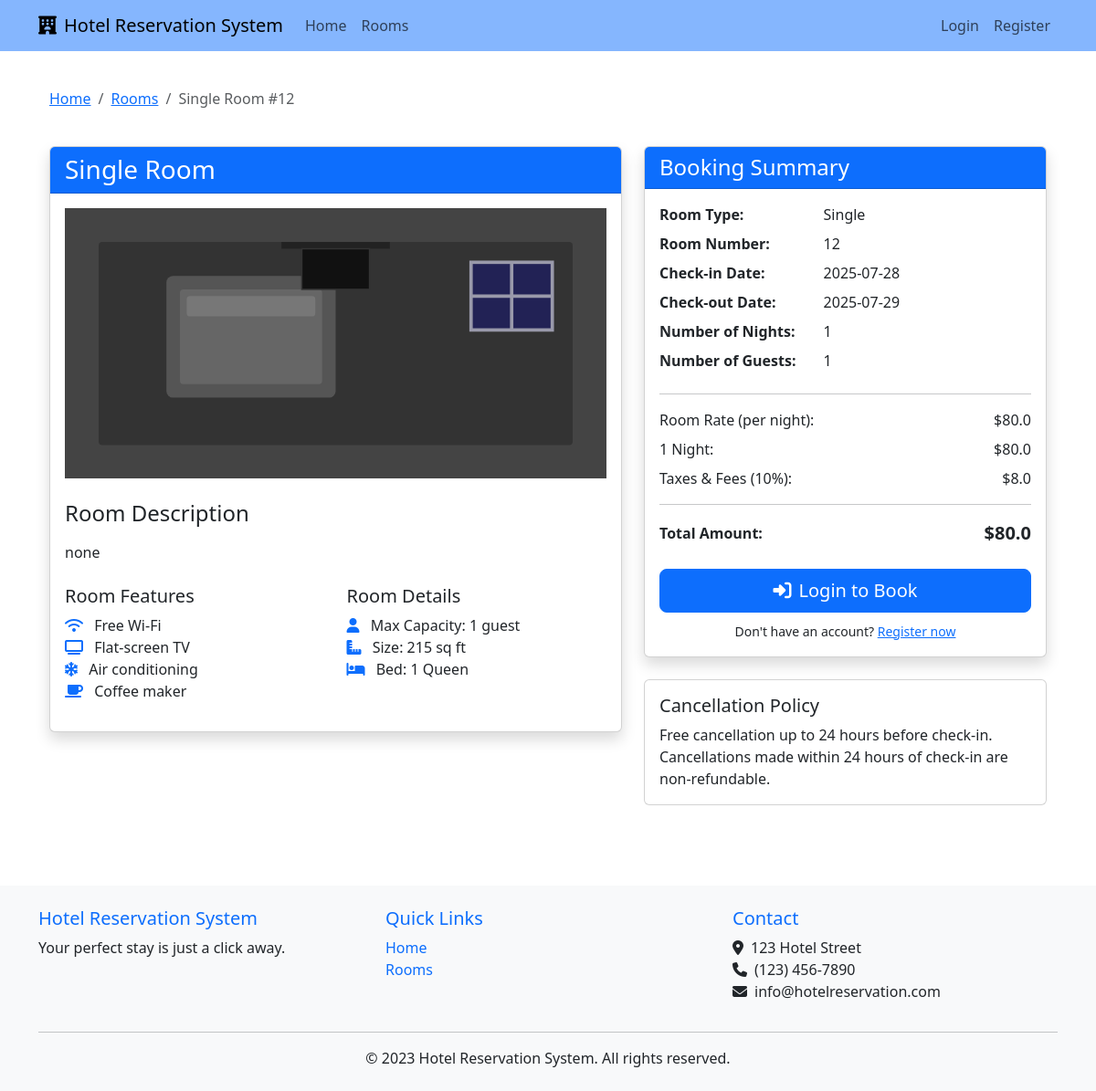
The app's page /rooms/1 with its own data.
### models.py (models this page shows, shortened)
class Room(db.Model):
    __tablename__ = 'rooms'
    id = db.Column(db.Integer, primary_key=True)
    room_number = db.Column(db.String(10), unique=True, nullable=False)
    room_type = db.Column(db.String(50), nullable=False)  # Single, Double, Suite, etc.
    description = db.Column(db.Text, nullable=True)
    price_per_night = db.Column(db.Float, nullable=False)
    capacity = db.Column(db.Integer, nullable=False)  # Number of guests
    status = db.Column(db.String(20), default='available')  # available, occupied, maintenance
    created_at = db.Column(db.DateTime, default=datetime.utcnow)
    updated_at = db.Column(db.DateTime, default=datetime.utcnow, onupdate=datetime.utcnow)
    reservations = db.relationship('Reservation', backref='room', lazy=True)

### routes/customer_routes.py (the view)
@customer_bp.route('/rooms/<int:room_id>')
def room_detail(room_id):
    room = Room.query.get_or_404(room_id)
    search = session.get('search', {
        'check_in': get_today().strftime('%Y-%m-%d'),
        'check_out': get_tomorrow().strftime('%Y-%m-%d'),
        'guests': 1
    })
    check_in_date = str_to_date(search.get('check_in'))
    check_out_date = str_to_date(search.get('check_out'))
    nights = calculate_nights(check_in_date, check_out_date)
    total_price = calculate_total_price(room_id, check_in_date, check_out_date)
    return render_template('customer/room_detail.html',
                          room=room,
                          check_in=search.get('check_in'),
                          check_out=search.get('check_out'),
                          guests=search.get('guests'),
                          nights=nights,
                          total_price=total_price)

### utils/date_utils.py (called while the page is built)
def str_to_date(date_str, format_str='%Y-%m-%d'):
    if not date_str:
        return None
    try:
        return datetime.strptime(date_str, format_str).date()
    except ValueError:
        return None

def calculate_nights(check_in_date, check_out_date):
    if isinstance(check_in_date, str):
        check_in_date = str_to_date(check_in_date)
    if isinstance(check_out_date, str):
        check_out_date = str_to_date(check_out_date)
    if not check_in_date or not check_out_date:
        return 0
    delta = check_out_date - check_in_date
    return delta.days

def get_today():
    return date.today()

def get_tomorrow():
    return date.today() + timedelta(days=1)

### utils/helpers.py (called while the page is built)
def calculate_total_price(room_id, check_in_date, check_out_date):
    room = Room.query.get(room_id)
    if not room:
        return 0
    if isinstance(check_in_date, str):
        check_in_date = datetime.strptime(check_in_date, '%Y-%m-%d').date()
    if isinstance(check_out_date, str):
        check_out_date = datetime.strptime(check_out_date, '%Y-%m-%d').date()
    delta = check_out_date - check_in_date
    num_nights = delta.days
    if num_nights <= 0:
        return 0
    total_price = room.price_per_night * num_nights
    return round(total_price, 2)

### templates/customer/room_detail.html (shortened to what this page needs)
{% extends 'base.html' %}
{% block content %}
<div class="container">
    <div class="row">
        <div class="col-12 mb-4">
            <nav aria-label="breadcrumb">
                <ol class="breadcrumb">
                    <li class="breadcrumb-item"><a href="{{ url_for('customer.index') }}">Home</a></li>
                    <li class="breadcrumb-item"><a href="{{ url_for('customer.room_search') }}">Rooms</a></li>
                    <li class="breadcrumb-item active" aria-current="page">{{ room.room_type }} Room #{{ room.room_number }}</li>
                </ol>
            </nav>
        </div>
    </div>
    <div class="row">
        <div class="col-md-7 mb-4">
            <div class="card shadow">
                <div class="card-header bg-primary text-white">
                    <h3 class="mb-0">{{ room.room_type }} Room</h3>
                </div>
                <div class="card-body">
                    <div class="mb-4 text-center">
                        <svg width="100%" height="300" xmlns="http://www.w3.org/2000/svg" viewBox="0 0 800 400" preserveAspectRatio="xMidYMid slice">
                            <rect width="800" height="400" fill="#444" />
                            <rect x="50" y="50" width="700" height="300" fill="#333" rx="5" />
                            {% if room.room_type == 'Single' %}
                                <rect x="150" y="100" width="250" height="180" fill="#555" rx="10" />
                                <rect x="170" y="120" width="210" height="140" fill="#666" rx="5" />
                                <rect x="180" y="130" width="190" height="30" fill="#777" rx="5" />
                            {% elif room.room_type == 'Double' %}
                                <rect x="150" y="100" width="350" height="180" fill="#555" rx="10" />
                                <rect x="170" y="120" width="310" height="140" fill="#666" rx="5" />
                                <rect x="180" y="130" width="290" height="30" fill="#777" rx="5" />
                            {% elif room.room_type == 'Suite' or room.room_type == 'Deluxe' %}
                                <rect x="100" y="100" width="350" height="180" fill="#555" rx="10" />
                                <rect x="120" y="120" width="310" height="140" fill="#666" rx="5" />
                                <rect x="130" y="130" width="290" height="30" fill="#777" rx="5" />
                                <rect x="520" y="150" width="180" height="80" fill="#626" rx="10" />
                                <rect x="530" y="140" width="160" height="20" fill="#727" rx="5" />
                            {% else %}
                                <rect x="150" y="100" width="300" height="180" fill="#555" rx="10" />
                                <rect x="170" y="120" width="260" height="140" fill="#666" rx="5" />
                                <rect x="500" y="150" width="150" height="100" fill="#557" rx="5" />
                            {% endif %}
                            <rect x="600" y="80" width="120" height="100" fill="#225" stroke="#99a" stroke-width="5" />
                            <line x1="660" y1="80" x2="660" y2="180" stroke="#99a" stroke-width="5" />
                            <line x1="600" y1="130" x2="720" y2="130" stroke="#99a" stroke-width="5" />
                            <rect x="320" y="50" width="160" height="10" fill="#222" />
                            <rect x="350" y="60" width="100" height="60" fill="#111" stroke="#333" stroke-width="2" />
                        </svg>
                    </div>
                    <h4 class="mb-3">Room Description</h4>
                    <p>{{ room.description or 'A comfortable ' + room.room_type + ' room featuring all the essential amenities. The room is designed to provide a relaxing atmosphere with modern furnishings and a pleasant ambiance. Perfect for both business and leisure travelers looking for quality accommodation.' }}</p>
                    <div class="row mt-4">
                        <div class="col-md-6">
                            <h5>Room Features</h5>
                            <ul class="list-unstyled">
                                <li><i class="fas fa-wifi me-2 text-primary"></i> Free Wi-Fi</li>
                                <li><i class="fas fa-tv me-2 text-primary"></i> Flat-screen TV</li>
                                <li><i class="fas fa-snowflake me-2 text-primary"></i> Air conditioning</li>
                                <li><i class="fas fa-coffee me-2 text-primary"></i> Coffee maker</li>
                            </ul>
                        </div>
                        <div class="col-md-6">
                            <h5>Room Details</h5>
                            <ul class="list-unstyled">
                                <li><i class="fas fa-user me-2 text-primary"></i> Max Capacity: {{ room.capacity }} guest{% if room.capacity > 1 %}s{% endif %}</li>
                                <li><i class="fas fa-ruler-combined me-2 text-primary"></i>
                                    {% if room.room_type == 'Single' %}
                                        Size: 215 sq ft
                                    {% elif room.room_type == 'Double' %}
                                        Size: 270 sq ft
                                    {% elif room.room_type == 'Deluxe' %}
                                        Size: 350 sq ft
                                    {% elif room.room_type == 'Suite' %}
                                        Size: 450 sq ft
                                    {% elif room.room_type == 'Family' %}
                                        Size: 500 sq ft
                                    {% elif room.room_type == 'Presidential Suite' %}
                                        Size: 850 sq ft
                                    {% else %}
                                        Size: 300 sq ft
                                    {% endif %}
                                </li>
                                <li><i class="fas fa-bed me-2 text-primary"></i>
                                    {% if room.room_type == 'Single' %}
                                        Bed: 1 Queen
                                    {% elif room.room_type == 'Double' %}
                                        Bed: 1 King
                                    {% elif room.room_type == 'Deluxe' %}
                                        Bed: 1 King
                                    {% elif room.room_type == 'Suite' %}
                                        Bed: 1 King
                                    {% elif room.room_type == 'Family' %}
                                        Beds: 2 Queens
                                    {% elif room.room_type == 'Presidential Suite' %}
                                        Bed: 1 King + Sofa Bed
                                    {% else %}
                                        Bed: 1 Queen
                                    {% endif %}
                                </li>
                            </ul>
                        </div>
                    </div>
                </div>
            </div>
        </div>
        <div class="col-md-5 mb-4">
            <div class="card shadow">
                <div class="card-header bg-primary text-white">
                    <h4 class="mb-0">Booking Summary</h4>
                </div>
                <div class="card-body">
                    <dl class="row mb-0">
                        <dt class="col-sm-5">Room Type:</dt>
                        <dd class="col-sm-7">{{ room.room_type }}</dd>
                        <dt class="col-sm-5">Room Number:</dt>
                        <dd class="col-sm-7">{{ room.room_number }}</dd>
                        <dt class="col-sm-5">Check-in Date:</dt>
                        <dd class="col-sm-7">{{ check_in }}</dd>
                        <dt class="col-sm-5">Check-out Date:</dt>
                        <dd class="col-sm-7">{{ check_out }}</dd>
                        <dt class="col-sm-5">Number of Nights:</dt>
                        <dd class="col-sm-7">{{ nights }}</dd>
                        <dt class="col-sm-5">Number of Guests:</dt>
                        <dd class="col-sm-7">{{ guests }}</dd>
                    </dl>
                    <hr>
                    <div class="d-flex justify-content-between align-items-center">
                        <span>Room Rate (per night):</span>
                        <span>${{ room.price_per_night }}</span>
                    </div>
                    <div class="d-flex justify-content-between align-items-center mt-2">
                        <span>{{ nights }} Night{% if nights > 1 %}s{% endif %}:</span>
                        <span>${{ room.price_per_night * nights }}</span>
                    </div>
                    <div class="d-flex justify-content-between align-items-center mt-2">
                        <span>Taxes & Fees (10%):</span>
                        <span>${{ (room.price_per_night * nights * 0.1)|round(2) }}</span>
                    </div>
                    <hr>
                    <div class="d-flex justify-content-between align-items-center fw-bold">
                        <span>Total Amount:</span>
                        <span class="fs-5">${{ total_price }}</span>
                    </div>
                    <div class="mt-4">
                        {% if current_user.is_authenticated %}
                            <a href="{{ url_for('customer.booking', room_id=room.id) }}" class="btn btn-primary btn-lg w-100">
                                <i class="fas fa-bookmark me-2"></i>Book Now
                            </a>
                        {% else %}
                            <a href="{{ url_for('auth.login') }}" class="btn btn-primary btn-lg w-100">
                                <i class="fas fa-sign-in-alt me-2"></i>Login to Book
                            </a>
                            <div class="text-center mt-2">
                                <small>Don't have an account? <a href="{{ url_for('auth.register') }}">Register now</a></small>
                            </div>
                        {% endif %}
                    </div>
                </div>
            </div>
            <div class="card mt-4">
                <div class="card-body">
                    <h5 class="card-title">Cancellation Policy</h5>
                    <p class="card-text">Free cancellation up to 24 hours before check-in. Cancellations made within 24 hours of check-in are non-refundable.</p>
                </div>
            </div>
        </div>
    </div>
</div>
{% endblock %}

### static/css/custom.css (style rules this page uses)
:root { --bs-body-color: #212529; --bs-body-bg: #ffffff; --bs-primary: #0d6efd; --bs-primary-rgb: 13, 110, 253; }
.card { transition: transform 0.2s ease, box-shadow 0.2s ease; }
svg { max-width: 100%; height: auto; }

### records on screen
Room: room_type "Single", room_number "12", description "none", capacity "1", price_per_night "80.0", room.price_per_night*nights "80.0", (room.price_per_night*nights*0.1)|round(2) "8.0"

### other values on screen
{{ check_in }} "2025-07-28"
{{ check_out }} "2025-07-29"
{{ nights }} "1"
{{ guests }} "1"
{{ total_price }} "80.0"
